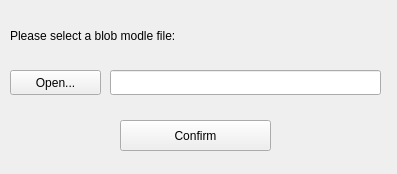
<?xml version="1.0" encoding="UTF-8"?>
<ui version="4.0">
 <class>add_blob</class>
 <widget class="QWidget" name="add_blob">
  <property name="geometry">
   <rect>
    <x>0</x>
    <y>0</y>
    <width>397</width>
    <height>174</height>
   </rect>
  </property>
  <property name="windowTitle">
   <string>Form</string>
  </property>
  <widget class="QLabel" name="label">
   <property name="geometry">
    <rect>
     <x>10</x>
     <y>20</y>
     <width>211</width>
     <height>31</height>
    </rect>
   </property>
   <property name="text">
    <string>Please select a blob modle file:</string>
   </property>
  </widget>
  <widget class="QLineEdit" name="blob_path">
   <property name="geometry">
    <rect>
     <x>110</x>
     <y>70</y>
     <width>271</width>
     <height>25</height>
    </rect>
   </property>
  </widget>
  <widget class="QPushButton" name="blob_btn">
   <property name="geometry">
    <rect>
     <x>10</x>
     <y>70</y>
     <width>91</width>
     <height>25</height>
    </rect>
   </property>
   <property name="text">
    <string>Open...</string>
   </property>
  </widget>
  <widget class="QPushButton" name="confirm_btn">
   <property name="geometry">
    <rect>
     <x>120</x>
     <y>120</y>
     <width>151</width>
     <height>31</height>
    </rect>
   </property>
   <property name="text">
    <string>Confirm</string>
   </property>
  </widget>
 </widget>
 <resources/>
 <connections/>
</ui>
